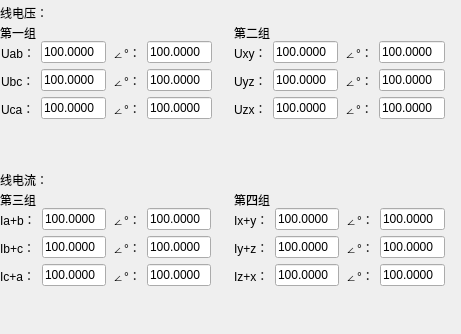
<?xml version="1.0" encoding="UTF-8"?>
<ui version="4.0">
 <class>fenliang2</class>
 <widget class="QWidget" name="fenliang2">
  <property name="geometry">
   <rect>
    <x>0</x>
    <y>0</y>
    <width>461</width>
    <height>334</height>
   </rect>
  </property>
  <property name="windowTitle">
   <string>Form</string>
  </property>
  <widget class="QWidget" name="widget" native="true">
   <property name="geometry">
    <rect>
     <x>0</x>
     <y>0</y>
     <width>461</width>
     <height>331</height>
    </rect>
   </property>
   <layout class="QGridLayout" name="gridLayout">
    <property name="verticalSpacing">
     <number>2</number>
    </property>
    <item row="5" column="0">
     <widget class="QWidget" name="widget_3" native="true">
      <widget class="QWidget" name="layoutWidget_2">
       <property name="geometry">
        <rect>
         <x>0</x>
         <y>0</y>
         <width>211</width>
         <height>81</height>
        </rect>
       </property>
       <layout class="QHBoxLayout" name="horizontalLayout_3">
        <item>
         <layout class="QVBoxLayout" name="verticalLayout_9">
          <item>
           <widget class="QLabel" name="label_8">
            <property name="maximumSize">
             <size>
              <width>45</width>
              <height>20</height>
             </size>
            </property>
            <property name="text">
             <string>Ia+b：</string>
            </property>
           </widget>
          </item>
          <item>
           <widget class="QLabel" name="label_9">
            <property name="maximumSize">
             <size>
              <width>45</width>
              <height>20</height>
             </size>
            </property>
            <property name="text">
             <string>Ib+c：</string>
            </property>
           </widget>
          </item>
          <item>
           <widget class="QLabel" name="label_10">
            <property name="maximumSize">
             <size>
              <width>45</width>
              <height>20</height>
             </size>
            </property>
            <property name="text">
             <string>Ic+a：</string>
            </property>
           </widget>
          </item>
         </layout>
        </item>
        <item>
         <layout class="QVBoxLayout" name="verticalLayout_10">
          <item>
           <widget class="QLineEdit" name="lineEdit_13">
            <property name="text">
             <string>100.0000</string>
            </property>
            <property name="maxLength">
             <number>9</number>
            </property>
           </widget>
          </item>
          <item>
           <widget class="QLineEdit" name="lineEdit_14">
            <property name="text">
             <string>100.0000</string>
            </property>
            <property name="maxLength">
             <number>9</number>
            </property>
           </widget>
          </item>
          <item>
           <widget class="QLineEdit" name="lineEdit_15">
            <property name="text">
             <string>100.0000</string>
            </property>
            <property name="maxLength">
             <number>9</number>
            </property>
           </widget>
          </item>
         </layout>
        </item>
        <item>
         <layout class="QVBoxLayout" name="verticalLayout_11">
          <item>
           <widget class="QLabel" name="label_23">
            <property name="maximumSize">
             <size>
              <width>30</width>
              <height>20</height>
             </size>
            </property>
            <property name="text">
             <string>∠°：</string>
            </property>
           </widget>
          </item>
          <item>
           <widget class="QLabel" name="label_24">
            <property name="maximumSize">
             <size>
              <width>30</width>
              <height>20</height>
             </size>
            </property>
            <property name="text">
             <string>∠°：</string>
            </property>
           </widget>
          </item>
          <item>
           <widget class="QLabel" name="label_25">
            <property name="maximumSize">
             <size>
              <width>30</width>
              <height>20</height>
             </size>
            </property>
            <property name="text">
             <string>∠°：</string>
            </property>
           </widget>
          </item>
         </layout>
        </item>
        <item>
         <layout class="QVBoxLayout" name="verticalLayout_12">
          <item>
           <widget class="QLineEdit" name="lineEdit_16">
            <property name="text">
             <string>100.0000</string>
            </property>
            <property name="maxLength">
             <number>9</number>
            </property>
           </widget>
          </item>
          <item>
           <widget class="QLineEdit" name="lineEdit_17">
            <property name="text">
             <string>100.0000</string>
            </property>
            <property name="maxLength">
             <number>9</number>
            </property>
           </widget>
          </item>
          <item>
           <widget class="QLineEdit" name="lineEdit_18">
            <property name="text">
             <string>100.0000</string>
            </property>
            <property name="maxLength">
             <number>9</number>
            </property>
           </widget>
          </item>
         </layout>
        </item>
       </layout>
      </widget>
     </widget>
    </item>
    <item row="2" column="0">
     <widget class="QWidget" name="widget_1" native="true">
      <property name="maximumSize">
       <size>
        <width>16777215</width>
        <height>150</height>
       </size>
      </property>
      <widget class="QWidget" name="layoutWidget">
       <property name="geometry">
        <rect>
         <x>1</x>
         <y>0</y>
         <width>211</width>
         <height>81</height>
        </rect>
       </property>
       <layout class="QHBoxLayout" name="horizontalLayout">
        <item>
         <layout class="QVBoxLayout" name="verticalLayout_4">
          <item>
           <widget class="QLabel" name="label">
            <property name="maximumSize">
             <size>
              <width>45</width>
              <height>20</height>
             </size>
            </property>
            <property name="text">
             <string>Uab：</string>
            </property>
           </widget>
          </item>
          <item>
           <widget class="QLabel" name="label_3">
            <property name="maximumSize">
             <size>
              <width>45</width>
              <height>20</height>
             </size>
            </property>
            <property name="text">
             <string>Ubc：</string>
            </property>
           </widget>
          </item>
          <item>
           <widget class="QLabel" name="label_4">
            <property name="maximumSize">
             <size>
              <width>45</width>
              <height>20</height>
             </size>
            </property>
            <property name="text">
             <string>Uca：</string>
            </property>
           </widget>
          </item>
         </layout>
        </item>
        <item>
         <layout class="QVBoxLayout" name="verticalLayout_2">
          <item>
           <widget class="QLineEdit" name="lineEdit_1">
            <property name="text">
             <string>100.0000</string>
            </property>
            <property name="maxLength">
             <number>9</number>
            </property>
           </widget>
          </item>
          <item>
           <widget class="QLineEdit" name="lineEdit_2">
            <property name="text">
             <string>100.0000</string>
            </property>
            <property name="maxLength">
             <number>9</number>
            </property>
           </widget>
          </item>
          <item>
           <widget class="QLineEdit" name="lineEdit_3">
            <property name="text">
             <string>100.0000</string>
            </property>
            <property name="maxLength">
             <number>9</number>
            </property>
           </widget>
          </item>
         </layout>
        </item>
        <item>
         <layout class="QVBoxLayout" name="verticalLayout_3">
          <item>
           <widget class="QLabel" name="label_17">
            <property name="maximumSize">
             <size>
              <width>30</width>
              <height>20</height>
             </size>
            </property>
            <property name="text">
             <string>∠°：</string>
            </property>
           </widget>
          </item>
          <item>
           <widget class="QLabel" name="label_18">
            <property name="maximumSize">
             <size>
              <width>30</width>
              <height>20</height>
             </size>
            </property>
            <property name="text">
             <string>∠°：</string>
            </property>
           </widget>
          </item>
          <item>
           <widget class="QLabel" name="label_19">
            <property name="maximumSize">
             <size>
              <width>30</width>
              <height>20</height>
             </size>
            </property>
            <property name="text">
             <string>∠°：</string>
            </property>
           </widget>
          </item>
         </layout>
        </item>
        <item>
         <layout class="QVBoxLayout" name="verticalLayout">
          <item>
           <widget class="QLineEdit" name="lineEdit_4">
            <property name="text">
             <string>100.0000</string>
            </property>
            <property name="maxLength">
             <number>9</number>
            </property>
           </widget>
          </item>
          <item>
           <widget class="QLineEdit" name="lineEdit_5">
            <property name="text">
             <string>100.0000</string>
            </property>
            <property name="maxLength">
             <number>9</number>
            </property>
           </widget>
          </item>
          <item>
           <widget class="QLineEdit" name="lineEdit_6">
            <property name="text">
             <string>100.0000</string>
            </property>
            <property name="maxLength">
             <number>9</number>
            </property>
           </widget>
          </item>
         </layout>
        </item>
       </layout>
      </widget>
     </widget>
    </item>
    <item row="5" column="1">
     <widget class="QWidget" name="widget_4" native="true">
      <widget class="QWidget" name="layoutWidget_3">
       <property name="geometry">
        <rect>
         <x>0</x>
         <y>0</y>
         <width>211</width>
         <height>81</height>
        </rect>
       </property>
       <layout class="QHBoxLayout" name="horizontalLayout_4">
        <item>
         <layout class="QVBoxLayout" name="verticalLayout_13">
          <item>
           <widget class="QLabel" name="label_11">
            <property name="maximumSize">
             <size>
              <width>45</width>
              <height>20</height>
             </size>
            </property>
            <property name="text">
             <string>Ix+y：</string>
            </property>
           </widget>
          </item>
          <item>
           <widget class="QLabel" name="label_12">
            <property name="maximumSize">
             <size>
              <width>45</width>
              <height>20</height>
             </size>
            </property>
            <property name="text">
             <string>Iy+z：</string>
            </property>
           </widget>
          </item>
          <item>
           <widget class="QLabel" name="label_13">
            <property name="maximumSize">
             <size>
              <width>45</width>
              <height>20</height>
             </size>
            </property>
            <property name="text">
             <string>Iz+x：</string>
            </property>
           </widget>
          </item>
         </layout>
        </item>
        <item>
         <layout class="QVBoxLayout" name="verticalLayout_14">
          <item>
           <widget class="QLineEdit" name="lineEdit_19">
            <property name="text">
             <string>100.0000</string>
            </property>
            <property name="maxLength">
             <number>9</number>
            </property>
           </widget>
          </item>
          <item>
           <widget class="QLineEdit" name="lineEdit_20">
            <property name="text">
             <string>100.0000</string>
            </property>
            <property name="maxLength">
             <number>9</number>
            </property>
           </widget>
          </item>
          <item>
           <widget class="QLineEdit" name="lineEdit_21">
            <property name="text">
             <string>100.0000</string>
            </property>
            <property name="maxLength">
             <number>9</number>
            </property>
           </widget>
          </item>
         </layout>
        </item>
        <item>
         <layout class="QVBoxLayout" name="verticalLayout_15">
          <item>
           <widget class="QLabel" name="label_26">
            <property name="maximumSize">
             <size>
              <width>30</width>
              <height>20</height>
             </size>
            </property>
            <property name="text">
             <string>∠°：</string>
            </property>
           </widget>
          </item>
          <item>
           <widget class="QLabel" name="label_27">
            <property name="maximumSize">
             <size>
              <width>30</width>
              <height>20</height>
             </size>
            </property>
            <property name="text">
             <string>∠°：</string>
            </property>
           </widget>
          </item>
          <item>
           <widget class="QLabel" name="label_28">
            <property name="maximumSize">
             <size>
              <width>30</width>
              <height>20</height>
             </size>
            </property>
            <property name="text">
             <string>∠°：</string>
            </property>
           </widget>
          </item>
         </layout>
        </item>
        <item>
         <layout class="QVBoxLayout" name="verticalLayout_16">
          <item>
           <widget class="QLineEdit" name="lineEdit_22">
            <property name="text">
             <string>100.0000</string>
            </property>
            <property name="maxLength">
             <number>9</number>
            </property>
           </widget>
          </item>
          <item>
           <widget class="QLineEdit" name="lineEdit_23">
            <property name="text">
             <string>100.0000</string>
            </property>
            <property name="maxLength">
             <number>9</number>
            </property>
           </widget>
          </item>
          <item>
           <widget class="QLineEdit" name="lineEdit_24">
            <property name="text">
             <string>100.0000</string>
            </property>
            <property name="maxLength">
             <number>9</number>
            </property>
           </widget>
          </item>
         </layout>
        </item>
       </layout>
      </widget>
     </widget>
    </item>
    <item row="1" column="1">
     <widget class="QLabel" name="label_33">
      <property name="minimumSize">
       <size>
        <width>0</width>
        <height>10</height>
       </size>
      </property>
      <property name="maximumSize">
       <size>
        <width>16777215</width>
        <height>12</height>
       </size>
      </property>
      <property name="text">
       <string>第二组</string>
      </property>
     </widget>
    </item>
    <item row="1" column="0">
     <widget class="QLabel" name="label_32">
      <property name="minimumSize">
       <size>
        <width>0</width>
        <height>10</height>
       </size>
      </property>
      <property name="maximumSize">
       <size>
        <width>16777215</width>
        <height>12</height>
       </size>
      </property>
      <property name="text">
       <string>第一组</string>
      </property>
     </widget>
    </item>
    <item row="2" column="1">
     <widget class="QWidget" name="widget_2" native="true">
      <widget class="QWidget" name="layoutWidget_5">
       <property name="geometry">
        <rect>
         <x>0</x>
         <y>0</y>
         <width>211</width>
         <height>81</height>
        </rect>
       </property>
       <layout class="QHBoxLayout" name="horizontalLayout_2">
        <item>
         <layout class="QVBoxLayout" name="verticalLayout_5">
          <item>
           <widget class="QLabel" name="label_5">
            <property name="maximumSize">
             <size>
              <width>45</width>
              <height>20</height>
             </size>
            </property>
            <property name="text">
             <string>Uxy：</string>
            </property>
           </widget>
          </item>
          <item>
           <widget class="QLabel" name="label_6">
            <property name="maximumSize">
             <size>
              <width>45</width>
              <height>20</height>
             </size>
            </property>
            <property name="text">
             <string>Uyz：</string>
            </property>
           </widget>
          </item>
          <item>
           <widget class="QLabel" name="label_7">
            <property name="maximumSize">
             <size>
              <width>45</width>
              <height>20</height>
             </size>
            </property>
            <property name="text">
             <string>Uzx：</string>
            </property>
           </widget>
          </item>
         </layout>
        </item>
        <item>
         <layout class="QVBoxLayout" name="verticalLayout_6">
          <item>
           <widget class="QLineEdit" name="lineEdit_7">
            <property name="text">
             <string>100.0000</string>
            </property>
            <property name="maxLength">
             <number>9</number>
            </property>
           </widget>
          </item>
          <item>
           <widget class="QLineEdit" name="lineEdit_8">
            <property name="text">
             <string>100.0000</string>
            </property>
            <property name="maxLength">
             <number>9</number>
            </property>
           </widget>
          </item>
          <item>
           <widget class="QLineEdit" name="lineEdit_9">
            <property name="text">
             <string>100.0000</string>
            </property>
            <property name="maxLength">
             <number>9</number>
            </property>
           </widget>
          </item>
         </layout>
        </item>
        <item>
         <layout class="QVBoxLayout" name="verticalLayout_7">
          <item>
           <widget class="QLabel" name="label_20">
            <property name="maximumSize">
             <size>
              <width>30</width>
              <height>20</height>
             </size>
            </property>
            <property name="text">
             <string>∠°：</string>
            </property>
           </widget>
          </item>
          <item>
           <widget class="QLabel" name="label_21">
            <property name="maximumSize">
             <size>
              <width>30</width>
              <height>20</height>
             </size>
            </property>
            <property name="text">
             <string>∠°：</string>
            </property>
           </widget>
          </item>
          <item>
           <widget class="QLabel" name="label_22">
            <property name="maximumSize">
             <size>
              <width>30</width>
              <height>20</height>
             </size>
            </property>
            <property name="text">
             <string>∠°：</string>
            </property>
           </widget>
          </item>
         </layout>
        </item>
        <item>
         <layout class="QVBoxLayout" name="verticalLayout_8">
          <item>
           <widget class="QLineEdit" name="lineEdit_10">
            <property name="text">
             <string>100.0000</string>
            </property>
            <property name="maxLength">
             <number>9</number>
            </property>
           </widget>
          </item>
          <item>
           <widget class="QLineEdit" name="lineEdit_11">
            <property name="text">
             <string>100.0000</string>
            </property>
            <property name="maxLength">
             <number>9</number>
            </property>
           </widget>
          </item>
          <item>
           <widget class="QLineEdit" name="lineEdit_12">
            <property name="text">
             <string>100.0000</string>
            </property>
            <property name="maxLength">
             <number>9</number>
            </property>
           </widget>
          </item>
         </layout>
        </item>
       </layout>
      </widget>
     </widget>
    </item>
    <item row="4" column="0">
     <widget class="QLabel" name="label_34">
      <property name="minimumSize">
       <size>
        <width>0</width>
        <height>10</height>
       </size>
      </property>
      <property name="maximumSize">
       <size>
        <width>16777215</width>
        <height>12</height>
       </size>
      </property>
      <property name="text">
       <string>第三组</string>
      </property>
     </widget>
    </item>
    <item row="4" column="1">
     <widget class="QLabel" name="label_35">
      <property name="minimumSize">
       <size>
        <width>0</width>
        <height>10</height>
       </size>
      </property>
      <property name="maximumSize">
       <size>
        <width>16777215</width>
        <height>12</height>
       </size>
      </property>
      <property name="text">
       <string>第四组</string>
      </property>
     </widget>
    </item>
    <item row="0" column="0">
     <widget class="QLabel" name="label_2">
      <property name="maximumSize">
       <size>
        <width>16777215</width>
        <height>25</height>
       </size>
      </property>
      <property name="text">
       <string>线电压：</string>
      </property>
     </widget>
    </item>
    <item row="3" column="0">
     <widget class="QLabel" name="label_14">
      <property name="maximumSize">
       <size>
        <width>16777215</width>
        <height>25</height>
       </size>
      </property>
      <property name="text">
       <string>线电流：</string>
      </property>
     </widget>
    </item>
   </layout>
  </widget>
 </widget>
 <resources/>
 <connections/>
</ui>
